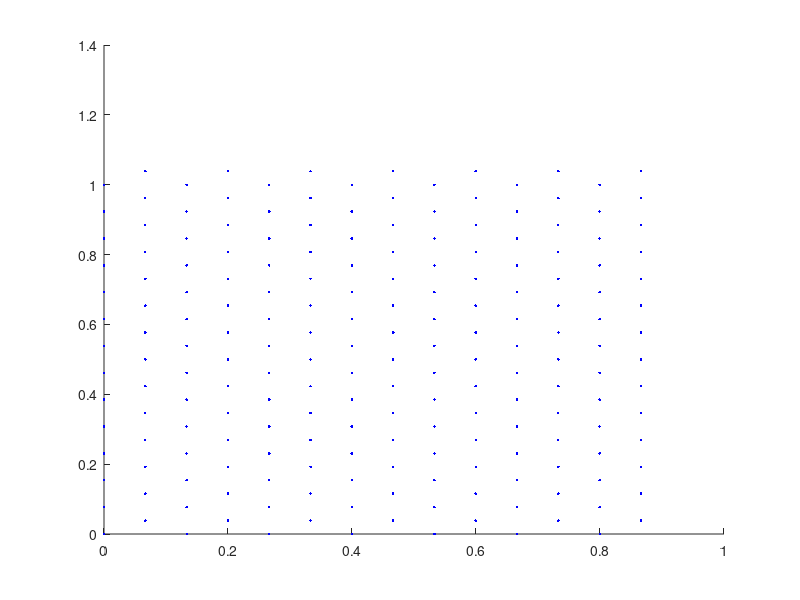

MATLAB code to generate this figure: (Note: this script raises an error after producing the figure.)
%%%%%%%%%%%%%%%%%%%%%%%%%%%%%%%%%%%%%%%%%%%%%%%%%%%
%%%%%%      HEXAGONAL LAYOUT GENERATOR       %%%%%%
%%%%%%%%%%%%%%%%%%%%%%%%%%%%%%%%%%%%%%%%%%%%%%%%%%%

close all    % Close all open figures
clear        % Reset variables
clc          % Clear the command window


% Generate hexagonal grid
N = 13;                             % NxN grid
Rad3Over2 = sqrt(3)/2;
[X, Y] = meshgrid(0:1:N);
n = size(X,1);
X = (Rad3Over2 * X)/N;
Y = (Y + repmat([0 0.5],[n,n/2]))/N;
radius = (1/sqrt(3))/N;  

hold on
plot(X,Y,'b.');                     % BS center
for i = 1:N;
    for j = 1:N
    xTemp = X(i,j);
    yTemp = Y(i,j);
    [xunit,yunit] = hexagon(xTemp,yTemp,radius);
    plot(xunit, yunit,'k');         % Hexagonal Cell borders
    end
end
axis equal, zoom on
